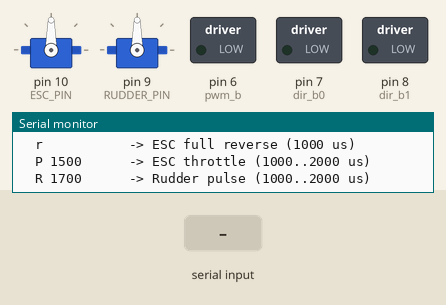
Bench run of a sketch on a simulated Arduino Uno, built with avr-gcc and run on an emulated ATmega328P. Parts: 2 × servo, switched loads named in the sketch (green lamp = pin HIGH), the last lines printed to the serial monitor. The test bench sets the inputs (shaded band).

Above: at 1.7 s.
1.8 s: "1\n" received over Serial
At 2.9 s:
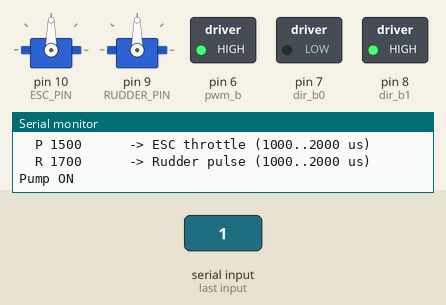
3.3 s: "f\n" received over Serial
At 4.3 s:
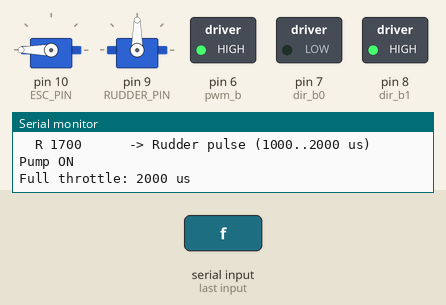
4.8 s: "2\n" received over Serial
At 5.7 s:
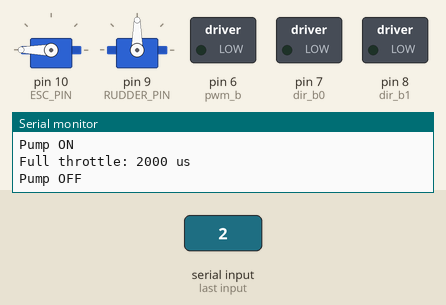
6.3 s: "r\n" received over Serial
At 7.5 s:
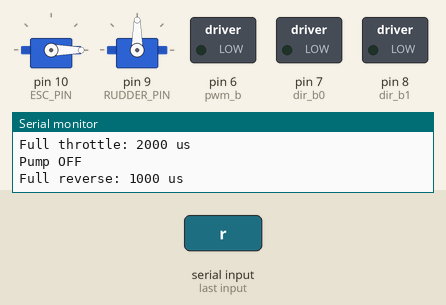
7.8 s: "1\n" received over Serial
At 8.9 s:
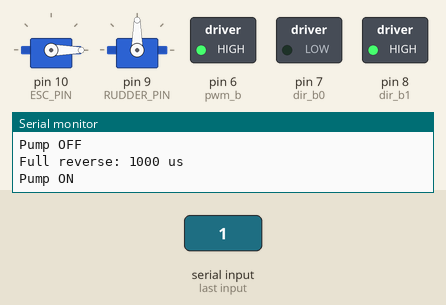
Timing chart, 0 to 10.3 s (numbered marks = the images above; inputs shaded):
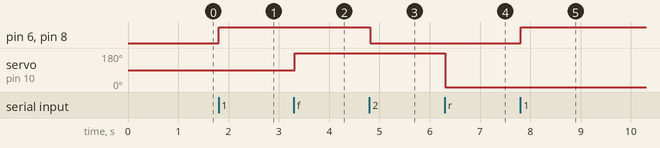

Measured:
- after the input at 1.8 s, pin 6 (pwm_b), pin 8 (dir_b1): LOW → HIGH at once
- after the input at 3.3 s, servo on pin 10 (ESC_PIN): 90° → 180° at once
- after the input at 4.8 s, pin 6 (pwm_b), pin 8 (dir_b1): HIGH → LOW at once
- after the input at 6.3 s, servo on pin 10 (ESC_PIN): 180° → 0° at once
- after the input at 7.8 s, pin 6 (pwm_b), pin 8 (dir_b1): LOW → HIGH at once

The sketch:

pump_and_actuators.ino
```cpp
/*
  Demo of working actuation (propeller and rudder) with water pump.


  Arduino RedBoard (Uno) + SparkFun Wireless Motor Driver Shield
  + ESC (propeller) + rudder servo

  Pump on Channel B:
    pwm_b  = 6
    dir_b0 = 7
    dir_b1 = 8

  Propeller ESC signal pin: 9
  Rudder servo signal pin: 10

  Serial commands:
    1              -> Pump ON
    2              -> Pump OFF
    n/f/r          -> ESC neutral/forward/reverse
    P <1000-2000>  -> Set ESC microseconds (propeller)
                       Example: P 1500
    R <1000-2000>  -> Set rudder microseconds
                       Example: R 1700
*/

#include <Servo.h>

// ---------- Pump (Shield Channel B) ----------
const int pwm_b  = 6;
const int dir_b0 = 7;
const int dir_b1 = 8;

// ---------- ESC + Rudder ----------
const int ESC_PIN    = 10;   // propeller ESC signal
const int RUDDER_PIN = 9;  // rudder servo signal

Servo esc;
Servo rudder;

int esc_us = 1500;      // neutral startup throttle (matches ESC calibration)
int rudder_us = 1500;   // center rudder (microseconds)

void pumpOn() {
  // Fixed direction for pumping out
  digitalWrite(dir_b0, LOW);
  digitalWrite(dir_b1, HIGH);
  analogWrite(pwm_b, 255);   // full power
}

void pumpOff() {
  // Coast/off
  digitalWrite(dir_b0, LOW);
  digitalWrite(dir_b1, LOW);
  analogWrite(pwm_b, 0);
}

void setup() {
  Serial.begin(115200);
  delay(500);

  // Pump pins
  pinMode(pwm_b, OUTPUT);
  pinMode(dir_b0, OUTPUT);
  pinMode(dir_b1, OUTPUT);
  pumpOff();

  // ESC + rudder
  esc.attach(ESC_PIN, 1000, 2000);
  rudder.attach(RUDDER_PIN, 1000, 2000);

  esc.writeMicroseconds(esc_us);
  rudder.writeMicroseconds(rudder_us);

  Serial.println("Commands:");
  Serial.println("  1           -> Pump ON");
  Serial.println("  2           -> Pump OFF");
  Serial.println("  n           -> ESC neutral (1500 us)");
  Serial.println("  f           -> ESC full forward (2000 us)");
  Serial.println("  r           -> ESC full reverse (1000 us)");
  Serial.println("  P 1500      -> ESC throttle (1000..2000 us)");
  Serial.println("  R 1700      -> Rudder pulse (1000..2000 us)");
}

void loop() {
  if (Serial.available() > 0) {
    String line = Serial.readStringUntil('\n');
    line.trim();
    if (line.length() == 0) {
      esc.writeMicroseconds(esc_us);
      delay(20);
      return;
    }

    // Pump shortcuts
    if (line == "1") {
      pumpOn();
      Serial.println("Pump ON");
      esc.writeMicroseconds(esc_us);
      delay(20);
      return;
    }
    if (line == "2") {
      pumpOff();
      Serial.println("Pump OFF");
      esc.writeMicroseconds(esc_us);
      delay(20);
      return;
    }

    // ESC calibration-style single-letter shortcuts
    char first = tolower(line.charAt(0));
    if (line.length() == 1) {
      if (first == 'n') {
        esc_us = 1500;
        Serial.println("Neutral: 1500 us");
      } else if (first == 'f') {
        esc_us = 2000;
        Serial.println("Full throttle: 2000 us");
      } else if (first == 'r') {
        esc_us = 1000;
        Serial.println("Full reverse: 1000 us");
      } else {
        Serial.println("Unknown command. Use 1, 2, n, f, r, P <value>, R <value>");
      }
      esc.writeMicroseconds(esc_us);
      delay(20);
      return;
    }

    // Command format: "<letter> <value>"
    char cmd = toupper(line.charAt(0));
    int spaceIdx = line.indexOf(' ');
    if (spaceIdx < 0) {
      Serial.println("Invalid. Use: n, f, r, P <1000-2000>, or R <1000-2000>");
      esc.writeMicroseconds(esc_us);
      delay(20);
      return;
    }

    int value = line.substring(spaceIdx + 1).toInt();

    if (cmd == 'P') {
      if (value < 1000 || value > 2000) {
        Serial.println("ESC out of range (1000..2000)");
        esc.writeMicroseconds(esc_us);
        delay(20);
        return;
      }
      esc_us = value;
      Serial.print("ESC us = ");
      Serial.println(esc_us);
      esc.writeMicroseconds(esc_us);
      delay(20);
      return;
    }

    if (cmd == 'R') {
      if (value < 1000 || value > 2000) {
        Serial.println("Rudder out of range (1000..2000 us)");
        esc.writeMicroseconds(esc_us);
        delay(20);
        return;
      }
      rudder_us = value;
      rudder.writeMicroseconds(rudder_us);
      Serial.print("Rudder us = ");
      Serial.println(rudder_us);
      esc.writeMicroseconds(esc_us);
      delay(20);
      return;
    }

    Serial.println("Unknown command. Use 1, 2, n, f, r, P <value>, R <value>");
  }

  // Keep ESC command refreshed at servo frame rate.
  esc.writeMicroseconds(esc_us);
  delay(20);
}
```
